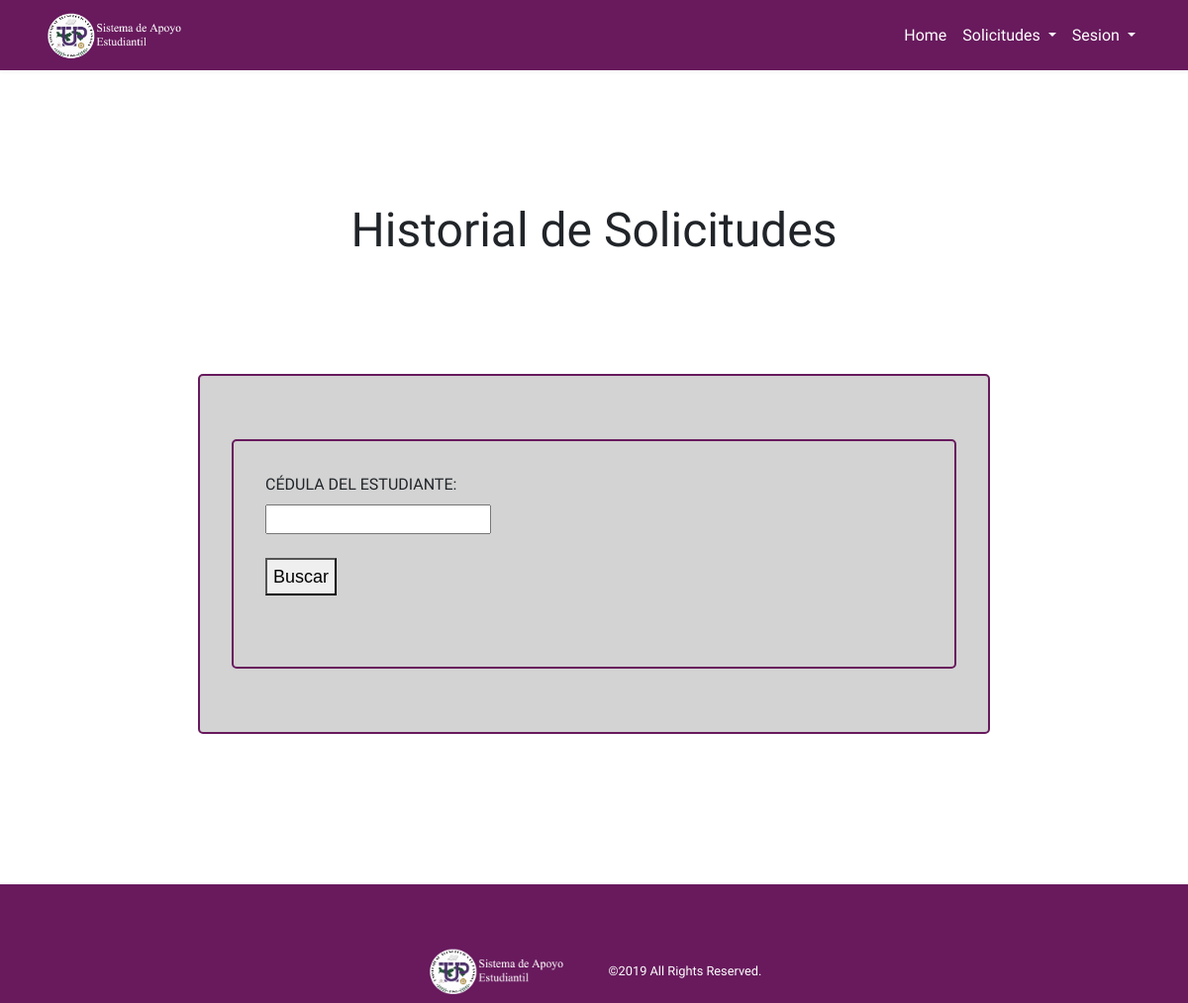
Before: /estudianteTemplate/contenedor/historialSolicitud.php (signed in) with the older database file.
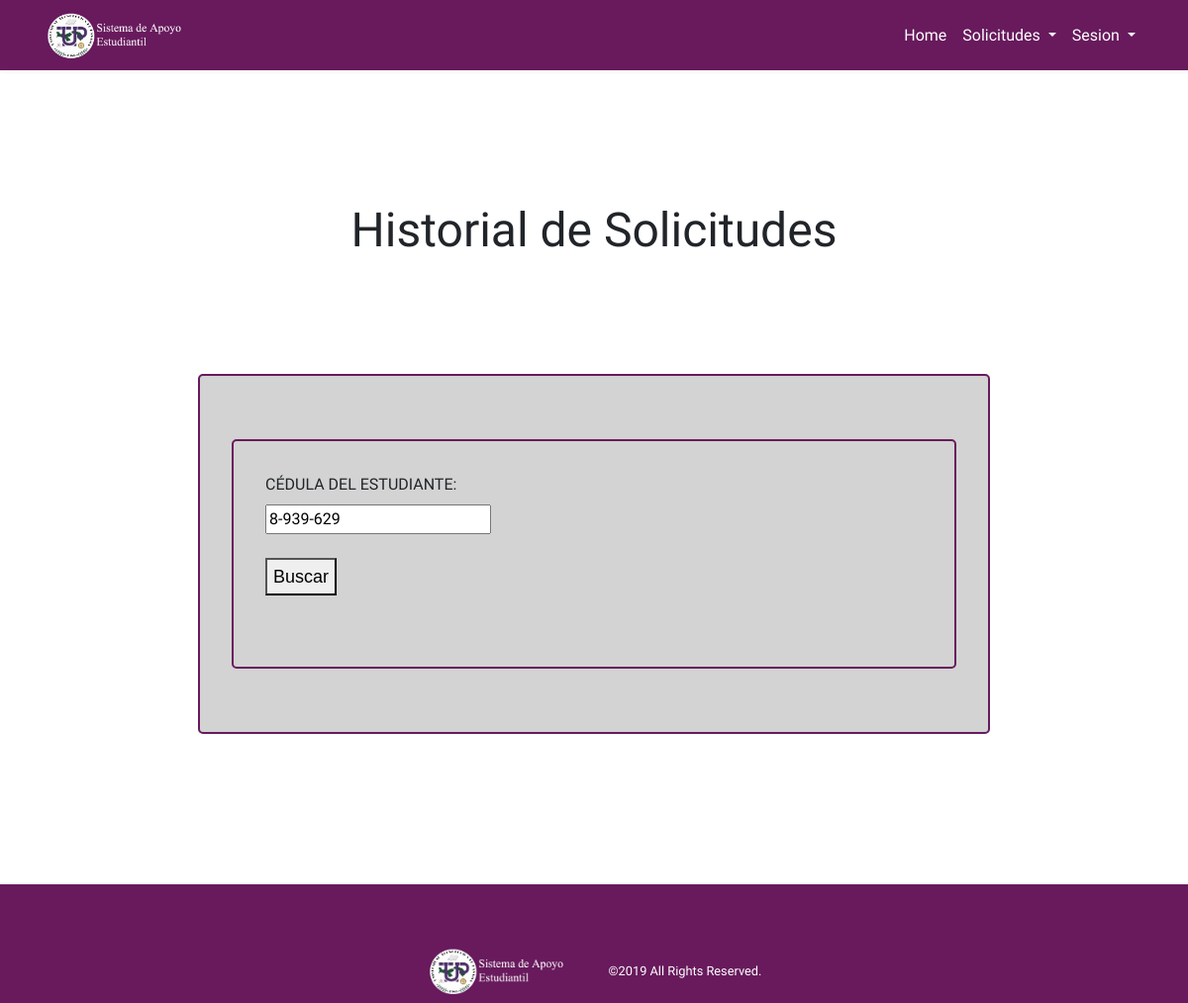
After: the same page with the newer database file.
### tables this page shows
CREATE TABLE `solicitud` (
  `idSolicitud` int(11) NOT NULL,
  `nombre` text NOT NULL,
  `cedula` varchar(20) NOT NULL,
  `correo` text NOT NULL,
  `unidadAcademica` text NOT NULL,
  `nombreEvento` text NOT NULL,
  `fechaInicial` varchar(20) NOT NULL,
  `fechaFinal` varchar(20) NOT NULL,
  `comentarios` text NOT NULL,
  `tipoEve` text NOT NULL,
  `alcanceEve` text NOT NULL,
  `checkeado` text NOT NULL,
  `estado` text NOT NULL,
  `solicitud` int(11) NOT NULL,
  `rev_secretaria` int(11) DEFAULT 0,
  `rev_comite` int(11) DEFAULT 0,
  `rev_rector` int(11) DEFAULT 0,
  `relevancia` text NOT NULL,
  `observaciones` varchar(60) NOT NULL,
  `comentarioRectoria` text NOT NULL,
  `recomienda` text NOT NULL
);

### estudianteTemplate/contenedor/historialSolicitud.php (the view, shortened to what this page needs)
<?php
include ('conexion.php');
$user = $_SESSION['user'];
$consulta = mysqli_query($conexion,"SELECT * FROM solicitud WHERE correo = '".$user."'");
while($bruh = mysqli_fetch_array($consulta)){
    $cedula = $bruh['cedula'];
}
?>
<!doctype html>
<html lang="en">
<head>
    <link rel="stylesheet" href="https://maxcdn.bootstrapcdn.com/bootstrap/4.0.0/css/bootstrap.min.css"
>
    <link rel="stylesheet" href="../assets/css/styles.css">
    <link rel="stylesheet" href="../assets/css/formulario.css">
    <link href="https://unpkg.com/ionicons@4.5.5/dist/css/ionicons.min.css" rel="stylesheet">
</head>
<body>
    <nav class="navbar navbar-expand-lg fixed-top">
        <div class="container">
            <img src="../assets/images/logo14.png" class="logo-brand" alt="logo">
            <div class="collapse navbar-collapse" id="navbarSupportedContent">
                <ul class="navbar-nav ml-auto">
                    <li class="nav-item">
                        <a class="nav-link" href="home.php">Home</a>
                    </li>
                    <li class="nav-item dropdown">
                        <a class="nav-link dropdown-toggle" href="#" id="navbarDropdown" role="button" data-toggle="dropdown" aria-haspopup="true" aria-expanded="false">
                          Solicitudes
                        </a>
                </li>
                <li class="nav-item dropdown">
                    <a class="nav-link dropdown-toggle" href="#" id="navbarDropdown" role="button" data-toggle="dropdown" aria-haspopup="true" aria-expanded="false">
                        Sesion
                    </a>
                </li>
                </ul>
            </div>
        </div>
    </nav>
    <section id="solicitudes">
        <duv class="container">
                <div class="content-center">
                    <h2 class="margintop-lg">Historial de Solicitudes</h2>
                </div>
            </duv>
            <div class="solicitudes">
                <p>
                <form class="formFinal" name="formFinal" action="buscarEstudiante.php" method="post">
                    <label for="cedula">CÉDULA DEL ESTUDIANTE: </label><br>
                    <input id="cedula" name="cedula" value="<?php echo $cedula;?>" type="text" AUTOCOMPLETE=OFF readonly/>
                </p>
                <br>
                    <p class="submit">
                        <button><a class="enlace" >Buscar</a></button>
                    </p>
                <br>
                    </div>
    </section>
    <footer class="bgDark">
            <div class="container">
                <img src="assets/images/logo1.png" class="logo-brand" alt="logo">
                <small>©2019 All Rights Reserved.</small>
            </div>
        </footer>
</body>
</html>

### estudianteTemplate/assets/css/styles.css (style rules this page uses)
* { box-sizing: border-box; -webkit-font-smoothing: antialiased; -moz-osx-font-smoothing: grayscale; }
html { scroll-behavior: smooth; }
body { font-family: 'Titillium Web', sans-serif; }
.bgDark { background-color: #681a5d; }
h2 { font-size: 48px; margin-bottom: 30px; }
p { font-size: 18px; color: #999999; line-height: 1.8; margin-bottom: 0px; }
.logo-brand { max-width: 180px; min-width: 160px; }
.margintop-lg { margin-top: 60px; }
section { padding: 120px 0; }
.content-center { max-width: 800px; margin: 0 auto 60px auto; text-align: center; }
.navbar { background-color:#681a5d; box-shadow: 0 2px 4px 0 rgba(0,0,0,.05); min-height: 40px; }
.nav-link { color: #ffffff; }
footer { height: 10px; padding: 5% 0; text-align: center; color: #ffffff; }

### estudianteTemplate/assets/css/formulario.css (style rules this page uses)
.formFinal { background-color: lightgray; max-width: 800px; margin: 2rem auto; border: 2px solid #681a5d; border-radius: 5px; padding: 2rem; }
.solicitudes { background-color: lightgray; max-width: 800px; margin: 2rem auto; border: 2px solid #681a5d; border-radius: 5px; padding: 2rem; }
button { cursor: pointer; }
.enlace { display:inline; border:0; padding:0; margin:0; background:none; font-family: arial, sans-serif; font-size: 1em; line-height:1em; }

Changed rows visible on the page:
added solicitud: cedula "8-939-629"
